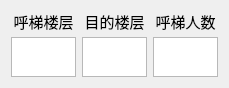
                        <widget class="QWidget" name="layoutWidget">
                            <property name="geometry">
                                <rect>
                                    <x>40</x>
                                    <y>140</y>
                                    <width>213</width>
                                    <height>69</height>
                                </rect>
                            </property>
                            <layout class="QVBoxLayout" name="verticalLayout_20">
                                <item>
                                    <layout class="QHBoxLayout" name="horizontalLayout_6">
                                        <item>
                                            <widget class="QLabel" name="label_26">
                                                <property name="maximumSize">
                                                    <size>
                                                        <width>80</width>
                                                        <height>20</height>
                                                    </size>
                                                </property>
                                                <property name="font">
                                                    <font>
                                                        <pointsize>11</pointsize>
                                                    </font>
                                                </property>
                                                <property name="text">
                                                    <string>呼梯楼层</string>
                                                </property>
                                                <property name="alignment">
                                                    <set>Qt::AlignCenter</set>
                                                </property>
                                            </widget>
                                        </item>
                                        <item>
                                            <widget class="QLabel" name="label_20">
                                                <property name="maximumSize">
                                                    <size>
                                                        <width>80</width>
                                                        <height>20</height>
                                                    </size>
                                                </property>
                                                <property name="font">
                                                    <font>
                                                        <pointsize>11</pointsize>
                                                    </font>
                                                </property>
                                                <property name="text">
                                                    <string>目的楼层</string>
                                                </property>
                                                <property name="alignment">
                                                    <set>Qt::AlignCenter</set>
                                                </property>
                                            </widget>
                                        </item>
                                        <item>
                                            <widget class="QLabel" name="label_21">
                                                <property name="maximumSize">
                                                    <size>
                                                        <width>80</width>
                                                        <height>20</height>
                                                    </size>
                                                </property>
                                                <property name="font">
                                                    <font>
                                                        <pointsize>11</pointsize>
                                                    </font>
                                                </property>
                                                <property name="text">
                                                    <string>呼梯人数</string>
                                                </property>
                                                <property name="alignment">
                                                    <set>Qt::AlignCenter</set>
                                                </property>
                                            </widget>
                                        </item>
                                    </layout>
                                </item>
                                <item>
                                    <layout class="QHBoxLayout" name="horizontalLayout_7">
                                        <item>
                                            <layout class="QHBoxLayout" name="horizontalLayout_8">
                                                <item>
                                                    <widget class="QTextBrowser" name="src_floor_box">
                                                        <property name="maximumSize">
                                                            <size>
                                                                <width>65</width>
                                                                <height>40</height>
                                                            </size>
                                                        </property>
                                                        <property name="font">
                                                            <font>
                                                                <pointsize>16</pointsize>
                                                            </font>
                                                        </property>
                                                        <property name="styleSheet">
                                                            <string notr="true">color:#FFFFFF</string>
                                                        </property>
                                                        <property name="verticalScrollBarPolicy">
                                                            <enum>Qt::ScrollBarAlwaysOff</enum>
                                                        </property>
                                                        <property name="horizontalScrollBarPolicy">
                                                            <enum>Qt::ScrollBarAlwaysOff</enum>
                                                        </property>
                                                        <property name="readOnly">
                                                            <bool>false</bool>
                                                        </property>
                                                    </widget>
                                                </item>
                                                <item>
                                                    <widget class="QTextBrowser" name="des_floor_box">
                                                        <property name="maximumSize">
                                                            <size>
                                                                <width>65</width>
                                                                <height>40</height>
                                                            </size>
                                                        </property>
                                                        <property name="font">
                                                            <font>
                                                                <pointsize>16</pointsize>
                                                            </font>
                                                        </property>
                                                        <property name="styleSheet">
                                                            <string notr="true">color:#FFFFFF</string>
                                                        </property>
                                                        <property name="verticalScrollBarPolicy">
                                                            <enum>Qt::ScrollBarAlwaysOff</enum>
                                                        </property>
                                                        <property name="horizontalScrollBarPolicy">
                                                            <enum>Qt::ScrollBarAlwaysOff</enum>
                                                        </property>
                                                        <property name="readOnly">
                                                            <bool>false</bool>
                                                        </property>
                                                    </widget>
                                                </item>
                                                <item>
                                                    <widget class="QTextBrowser" name="amount_box">
                                                        <property name="maximumSize">
                                                            <size>
                                                                <width>65</width>
                                                                <height>40</height>
                                                            </size>
                                                        </property>
                                                        <property name="font">
                                                            <font>
                                                                <pointsize>16</pointsize>
                                                            </font>
                                                        </property>
                                                        <property name="styleSheet">
                                                            <string notr="true">color:#FFFFFF</string>
                                                        </property>
                                                        <property name="verticalScrollBarPolicy">
                                                            <enum>Qt::ScrollBarAlwaysOff</enum>
                                                        </property>
                                                        <property name="horizontalScrollBarPolicy">
                                                            <enum>Qt::ScrollBarAlwaysOff</enum>
                                                        </property>
                                                        <property name="readOnly">
                                                            <bool>false</bool>
                                                        </property>
                                                    </widget>
                                                </item>
                                            </layout>
                                        </item>
                                    </layout>
                                </item>
                            </layout>
                        </widget>
